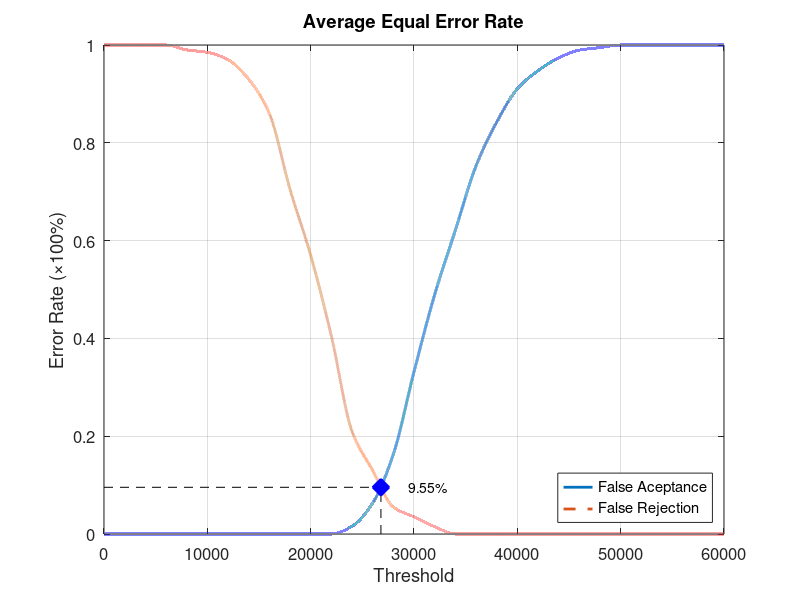
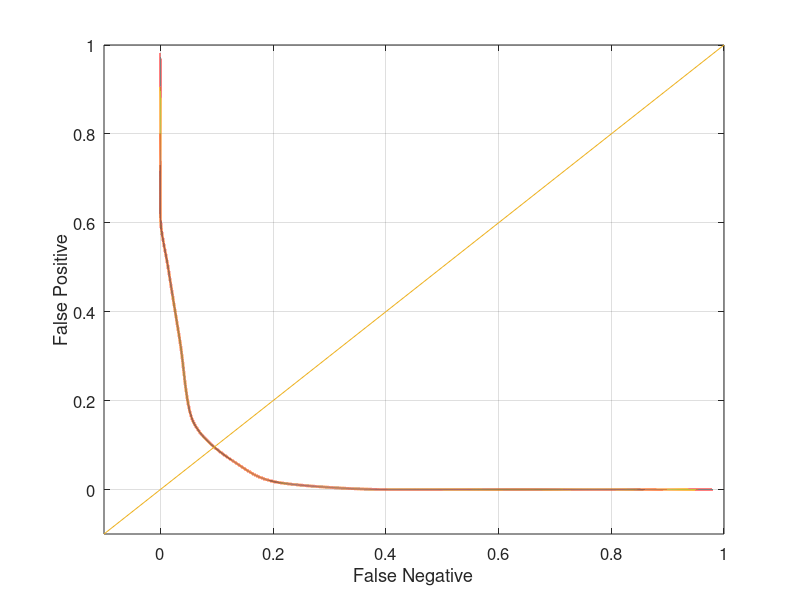

These charts were generated, in order, by the following MATLAB code:
function yEER = Database4_3
close all;
clear;
clc;
x = 0:2000:60000;
xq = 0:0.5:60000;

y0 = [0 0 0 0 0 0 0 0 0 0 0 0 0.0157895 0.0631579 0.163158 0.331579 0.489474 0.621053 0.752632 0.842105 0.910526 0.947368 0.973684 0.989474 0.994737 1 1 1 1 1 1];
yy0 = interp1(x, y0, xq, 'pchip');
y1 = [1 1 1 1 0.99 0.985 0.97 0.93 0.86 0.705 0.57 0.405 0.21 0.13 0.055 0.035 0.015 0 0 0 0 0 0 0 0 0 0 0 0 0 0];
yy1 = interp1(x, y1, xq, 'pchip');

% Calculating EER: 
y2 = abs(y0 - y1);
find(y2 == min(y2))
yy2 = abs(yy0 - yy1);
xEER = find(yy2 == min(yy2));
xEERIndex = xq(xEER) % X-axis EER
yEER = yy0(xEER) % Y-axis EER

main = figure
plot(xq, yy0,'-','LineWidth', 2);	hold on
plot(xq, yy1,'--','LineWidth', 2);	hold on
plot([xEERIndex xEERIndex], [0 yEER], 'k--');	hold on
plot([0 xEERIndex], [yEER yEER], 'k--');	hold on
plot(xEERIndex, yEER, 'bx', 'LineWidth', 10);	hold on
text(xEERIndex + 10 * xEERIndex / 100, yEER, [num2str(round((10000 * yEER)) / 100) '%'])
legend('False Aceptance', 'False Rejection', 'Location', 'SouthEast')
xlabel('Threshold')
ylabel('Error Rate (\times100%)')
title('Average Equal Error Rate')
set(gca, 'FontSize', 12)
axis([0 60000 0 1])
grid on

print(main, 'Database4_3Main', '-dpng');
FNRxFPR = figure('Color', [1 1 1]);
plot(yy1, yy0, '-', yy1, yy0, 'LineWidth', 2);
hold on
y = -0.1:0.1:1
plot(y, y); 
set(gca, 'FontSize', 12)
xlabel('False Negative')
ylabel('False Positive')
axis([-0.1 1 -0.1 1])
set(gca, 'FontSize', 12)
grid on

print(FNRxFPR, 'Database4_3FNRxFPR','-dpng');
end
